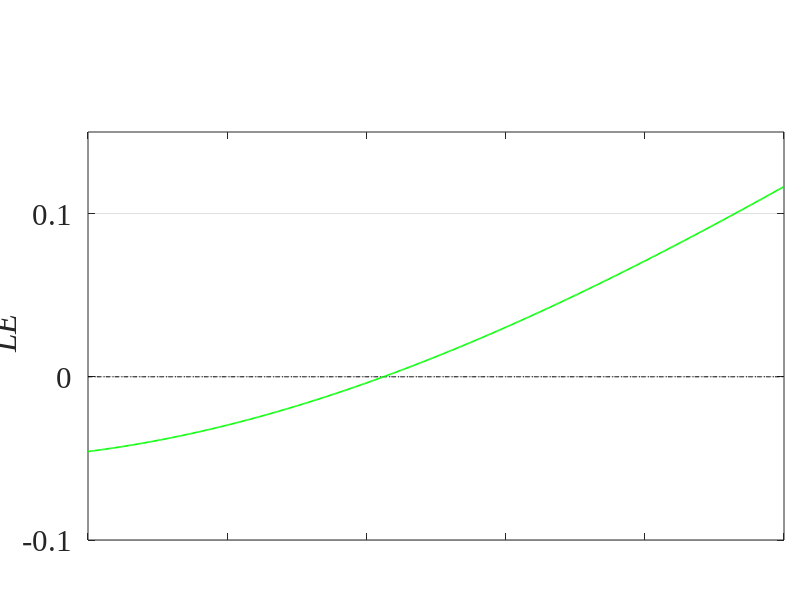

MATLAB code for this plot:
clc;clear;
b = -0.95;

T = linspace(0.1,0.6, 625);
N = length(T);
L = [];
LE = [];

for j = 1:N
    XX(:,j) = log(T(j)*i+b);
    disp(j);
end
LE = real(XX);
plot(T,zeros(1,N),'k-.');hold on

plot(T,LE,'MarkerSize',3,'color',[0 1 0],'MarkerSize',1.2,'linewidth',1.2);


set(gcf,'Position',[100,100,900,155]);
set(gca,'position',[0.11 0.1 0.87 0.68],'FontName','Times New Roman','FontSize',22,'XTick',0.1:0.1:0.6,'YTick',-0.1:0.1:0.15);


ylabel('\it LE','FontSize',24,'FontName','Times new roman');
set(gca,'XTickLabel','')
set(gca,'Ygrid','on') 
set(gca,'YTicklabel',{'-0.1','0','0.1'},'FontSize',22);


axis([0.1 0.6 -0.1 0.15]);